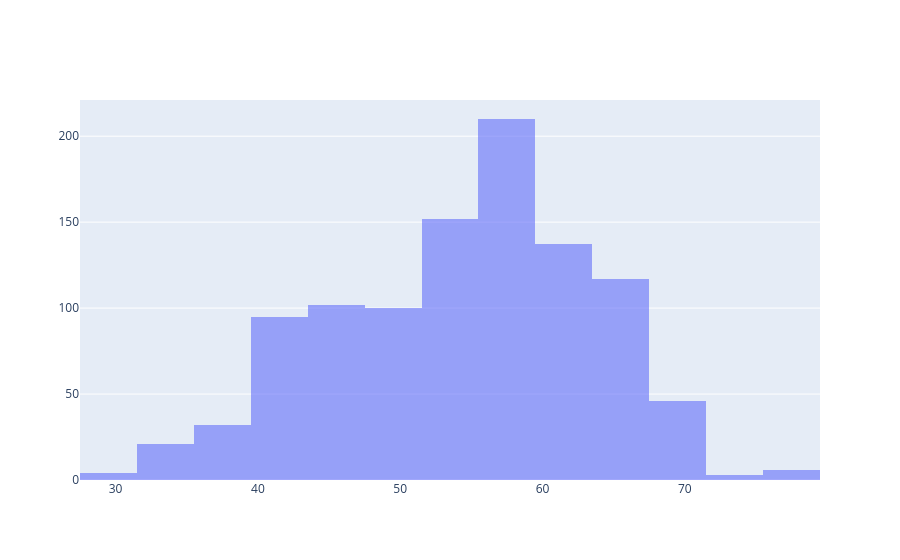

Notebook source saved alongside this figure:
### Markdown cell above
## Using Plotly

### Code cell
# lets draw a histogram for the 'Age' feature
age = df['age']
layout = go.Layout(barmode = 'overlay')
data = go.Histogram(x = age, opacity =  0.6, xbins = {'size' : 4})
fig = go.Figure(data=[data], layout = layout)

import plotly.offline as py

py.offline.iplot(fig)

### Figure 1 — Plotly figure (JSON) as saved in the notebook; plotly's stock layout.template omitted (floating-point values rounded to 4 significant figures; data arrays with more than 128 entries replaced by an {"elided": "..."} marker saying what was removed)
{"data": [{"opacity": 0.6, "type": "histogram", "x": {"elided": "1025 int values"}, "xbins": {"size": 4}}], "layout": {"autosize": true, "barmode": "overlay", "xaxis": {"autorange": true, "range": [27.5, 79.5], "type": "linear"}, "yaxis": {"autorange": true, "range": [0, 221.1]}}}
